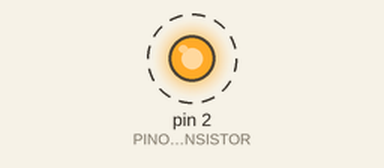
The sketch below on a simulated Arduino Uno, built with avr-gcc and run on an emulated ATmega328P. Shown: output pins drawn as LEDs (lit = HIGH). Dashed ring = blinking.

Above: at 0.2 s.
Timing chart, 0 to 3.0 s (numbered marks = the images above):
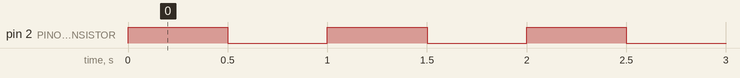

The sketch:

transistor_led.ino
```cpp
// (licence header left out)
#define PINO_TRANSISTOR 2

void setup() {
  pinMode(PINO_TRANSISTOR, OUTPUT);
}

void loop() {
  digitalWrite(PINO_TRANSISTOR, HIGH);
  delay(500);
  digitalWrite(PINO_TRANSISTOR, LOW);
  delay(500);
}
```

Measured:
- by itself, pin 2 (PINO_TRANSISTOR): alternates HIGH for 0.50 s and LOW for 0.50 s
